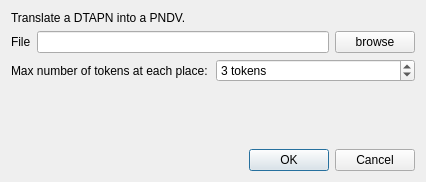
<?xml version="1.0" encoding="UTF-8"?>
<ui version="4.0">
 <class>ImportDTAPNDialog</class>
 <widget class="QDialog" name="ImportDTAPNDialog">
  <property name="geometry">
   <rect>
    <x>0</x>
    <y>0</y>
    <width>426</width>
    <height>182</height>
   </rect>
  </property>
  <property name="windowTitle">
   <string>Import DTAPN and translate to PNDV</string>
  </property>
  <layout class="QVBoxLayout" name="verticalLayout">
   <item>
    <widget class="QLabel" name="label_3">
     <property name="text">
      <string>Translate a DTAPN into a PNDV.</string>
     </property>
    </widget>
   </item>
   <item>
    <layout class="QHBoxLayout" name="horizontalLayout">
     <item>
      <widget class="QLabel" name="label">
       <property name="text">
        <string>File</string>
       </property>
      </widget>
     </item>
     <item>
      <widget class="QLineEdit" name="fileLineEdit"/>
     </item>
     <item>
      <widget class="QPushButton" name="browseButton">
       <property name="text">
        <string>browse</string>
       </property>
      </widget>
     </item>
    </layout>
   </item>
   <item>
    <layout class="QHBoxLayout" name="horizontalLayout_2">
     <item>
      <widget class="QLabel" name="label_2">
       <property name="text">
        <string>Max number of tokens at each place:</string>
       </property>
      </widget>
     </item>
     <item>
      <widget class="QSpinBox" name="boundSpinBox">
       <property name="suffix">
        <string> tokens</string>
       </property>
       <property name="minimum">
        <number>1</number>
       </property>
       <property name="value">
        <number>3</number>
       </property>
      </widget>
     </item>
    </layout>
   </item>
   <item>
    <spacer name="verticalSpacer">
     <property name="orientation">
      <enum>Qt::Vertical</enum>
     </property>
     <property name="sizeHint" stdset="0">
      <size>
       <width>20</width>
       <height>37</height>
      </size>
     </property>
    </spacer>
   </item>
   <item>
    <widget class="QDialogButtonBox" name="buttonBox">
     <property name="orientation">
      <enum>Qt::Horizontal</enum>
     </property>
     <property name="standardButtons">
      <set>QDialogButtonBox::Cancel|QDialogButtonBox::Ok</set>
     </property>
    </widget>
   </item>
  </layout>
 </widget>
 <resources/>
 <connections>
  <connection>
   <sender>buttonBox</sender>
   <signal>accepted()</signal>
   <receiver>ImportDTAPNDialog</receiver>
   <slot>accept()</slot>
   <hints>
    <hint type="sourcelabel">
     <x>248</x>
     <y>254</y>
    </hint>
    <hint type="destinationlabel">
     <x>157</x>
     <y>274</y>
    </hint>
   </hints>
  </connection>
  <connection>
   <sender>buttonBox</sender>
   <signal>rejected()</signal>
   <receiver>ImportDTAPNDialog</receiver>
   <slot>reject()</slot>
   <hints>
    <hint type="sourcelabel">
     <x>316</x>
     <y>260</y>
    </hint>
    <hint type="destinationlabel">
     <x>286</x>
     <y>274</y>
    </hint>
   </hints>
  </connection>
 </connections>
</ui>
